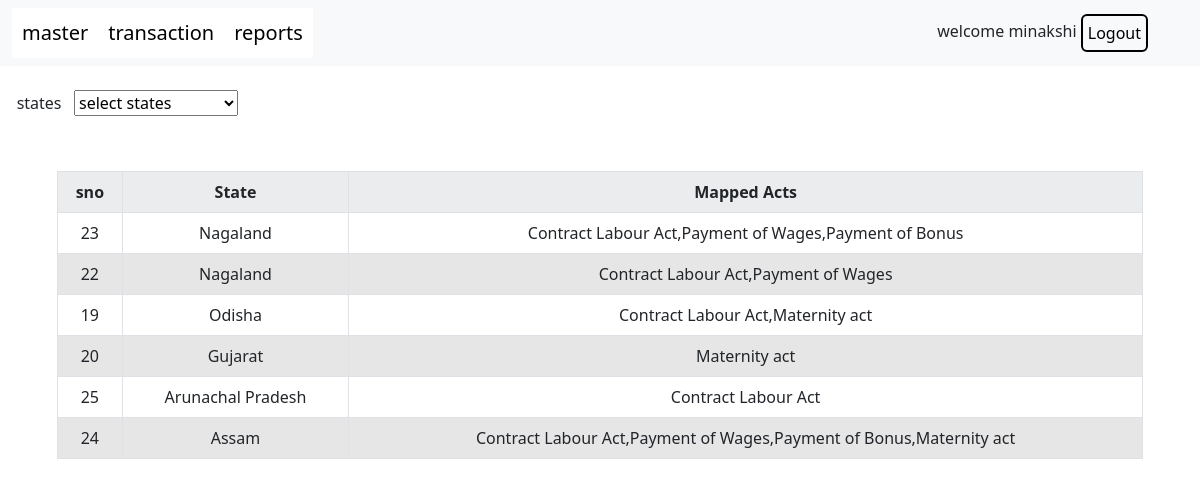
The page /mapact_display.php (signed in) on the database its author committed.
### tables this page shows
CREATE TABLE IF NOT EXISTS `menu` (
  `id` int(11) NOT NULL AUTO_INCREMENT,
  `menu_name` varchar(255) NOT NULL,
  `menu_action` varchar(255) DEFAULT NULL,
  `parent_id` int(11) DEFAULT NULL,
  PRIMARY KEY (`id`)
);

CREATE TABLE IF NOT EXISTS `mapacts` (
  `id` int(11) NOT NULL AUTO_INCREMENT,
  `states` varchar(50) NOT NULL,
  `acts` varchar(255) NOT NULL,
  `mapdate` date NOT NULL,
  PRIMARY KEY (`id`)
);

CREATE TABLE IF NOT EXISTS `states` (
  `id` int(11) NOT NULL AUTO_INCREMENT,
  `states_name` varchar(255) NOT NULL,
  PRIMARY KEY (`id`)
);

### mapact_display.php (the view, shortened to what this page needs)
<!DOCTYPE html>
<html>
<head>
  <link rel="stylesheet" href="https://maxcdn.bootstrapcdn.com/bootstrap/4.0.0/css/bootstrap.min.css">
   <link rel="stylesheet" type="text/css" href="http://ajax.aspnetcdn.com/ajax/jquery.dataTables/1.9.4/css/jquery.dataTables.css">
</head>
<body>
<?php
 include'navbar.php';
?>
	<div><br>
  <form action="" method="POST">
&nbsp &nbsp <label>states</label>
	&nbsp <select name="sel_states" onchange="form.submit()">
	<option  value="">select states</option>
	</select><br>
<div class="container">
 <div class="col-lg-12">
 <br><br>
 <table  id="tabledata" class=" table table-striped table-hover table-bordered">
 <tr class="bg-light text-dark text-center">
 <th> sno</th>
  <th> State</th>
 <th> Mapped Acts</th>
	<?php
	include 'nav_config.php';
	$sql ="SELECT a.id,a.acts ,b.states_name FROM mapacts a,states b WHERE a.states =b.id $stmt";
	 $result=mysqli_query($conn,$sql);
	 while($res=mysqli_fetch_array($result)){
	?>
   <tr class="text-center">
   <td> <?php echo $res['id'];?> </td>
   <td> <?php echo $res['states_name'];?> </td>
  <td> <?php
     $actIds = explode(",",$res['acts']);
     $actIds = array_map('intval',$actIds);
     $actIdString =implode(',' ,$actIds);
     $actQuery ="SELECT act_name FROM acts WHERE act_id IN ($actIdString)";
     $actResult =mysqli_query($conn,$actQuery);
     $actNames =mysqli_fetch_all($actResult,MYSQLI_ASSOC)	;
     $actNames =array_column($actNames,'act_name');
     echo implode(",",$actNames);
   ?> </td>
	<?php
	}
	?>
  </table>
 </div>
 </div>
</form>
</div>
</body>
</html>

### navbar.php (shortened to what this page needs)
<!DOCTYPE html>
<html lang="en">
<head>
    <link rel="stylesheet" href="https://cdn.jsdelivr.net/npm/bootstrap@5.2.3/dist/css/bootstrap.min.css">
</head>
<body>
     <nav class="navbar navbar-expand-lg  bg-light">
        <div class="container-fluid">
            <div class="collapse navbar-collapse" id="navbarSupportedContent">
                <ul class="navbar-nav me-auto mb-2 mb-lg-0">
                    <?php
					include 'nav_config.php';
                    function getMenuItems($parent_id = 0)
                    {
                        global $conn;
                        $menuItems = [];
                        $sql = "SELECT * FROM menu WHERE parent_id = $parent_id";
                        $result = mysqli_query($conn, $sql);
                        while ($row = mysqli_fetch_assoc($result)) {
                            $row['children'] = getMenuItems($row['id']);
                            $menuItems[] = $row;
                        }
                        return $menuItems;
                    }
                    function generateMenu($items)
                    {
                        echo '<ul class="navbar-nav">';
                        foreach ($items as $item) {
                            echo '<li class="nav-item">';
                            echo '<a href="' . $item['menu_action'] . '">' . $item['menu_name'] . '</a>';
                            if (!empty($item['children'])) {
                                generateMenu($item['children']);
                            }
                            echo '</li>';
                        }
                        echo '</ul>';
                    }
                    $menuItems = getMenuItems();
                    generateMenu($menuItems);
                    ?>
                </ul>
            </div>
			<div class="welcome-msg"> <?php echo "welcome" . "  " . $_SESSION['username']; ?>
    <button class=" btn btn-light add" onclick="confirmLogout()"> Logout </button></div>
        </div>
    </nav>
</body>
</html>

### navbar.php (style rules this page uses)
.navbar-nav { display: flex; align-items: center; list-style: none; margin: 0; padding: 0; background: white; }
.nav-item a { color:black; }
.navbar-nav li { position: relative; }
.navbar-nav li a { text-decoration: none; padding: 10px; color:black; font-size:20px; display: block; }
.add { margin-right:40px; color: black; padding: 5px; border: 2px solid black; }

### rows shown on the page
menu: menu_name "master"
menu: menu_name "transaction"
menu: menu_name "reports"
mapacts: id "23", states.states_name "Nagaland", actNames "Contract Labour Act,Payment of Wages,Payment of Bonus"
mapacts: id "22", states.states_name "Nagaland", actNames "Contract Labour Act,Payment of Wages"
mapacts: id "19", states.states_name "Odisha", actNames "Contract Labour Act,Maternity act"
mapacts: id "20", states.states_name "Gujarat", actNames "Maternity act"
mapacts: id "25", states.states_name "Arunachal Pradesh", actNames "Contract Labour Act"
mapacts: id "24", states.states_name "Assam", actNames "Contract Labour Act,Payment of Wages,Payment of Bonus,Maternity act"

### other values the page prints
$_SESSION['username'] "minakshi"
